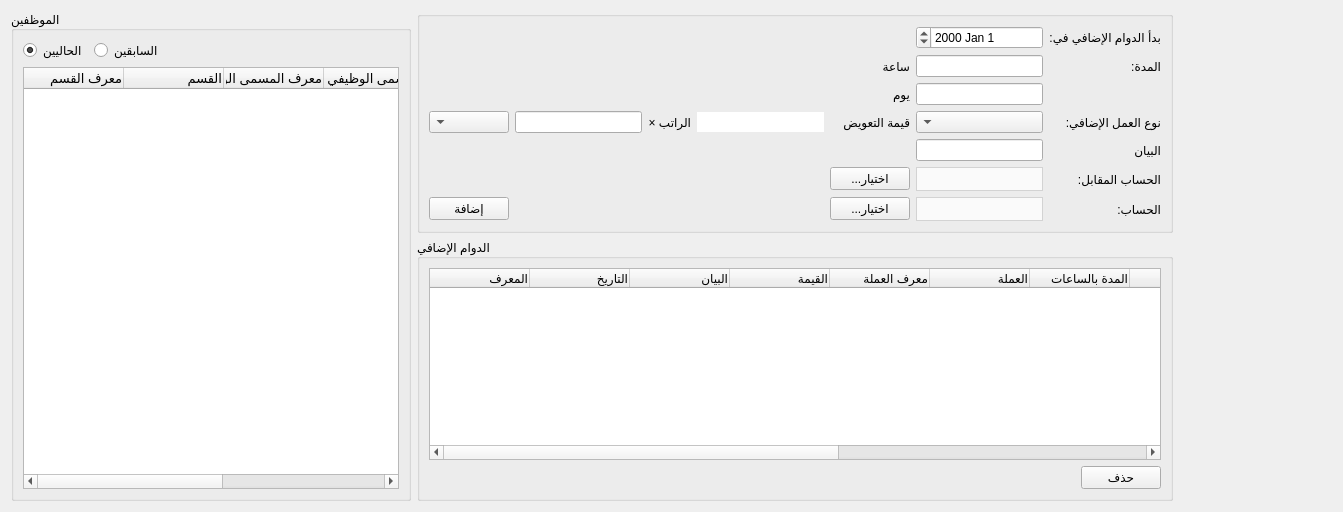
      <widget class="QWidget" name="tab_11">
       <attribute name="title">
        <string>الداوم الإضافي</string>
       </attribute>
       <layout class="QGridLayout" name="gridLayout_70">
        <item row="0" column="0" rowspan="2">
         <widget class="QGroupBox" name="employees_groupbox_14">
          <property name="minimumSize">
           <size>
            <width>400</width>
            <height>0</height>
           </size>
          </property>
          <property name="title">
           <string>الموظفين</string>
          </property>
          <layout class="QGridLayout" name="gridLayout_65">
           <item row="0" column="0">
            <widget class="QRadioButton" name="extra_current_employees">
             <property name="text">
              <string>الحاليين</string>
             </property>
             <property name="checked">
              <bool>true</bool>
             </property>
            </widget>
           </item>
           <item row="0" column="1">
            <widget class="QRadioButton" name="extra_resigned_employees">
             <property name="text">
              <string>السابقين</string>
             </property>
            </widget>
           </item>
           <item row="0" column="2">
            <spacer name="horizontalSpacer_40">
             <property name="orientation">
              <enum>Qt::Horizontal</enum>
             </property>
             <property name="sizeHint" stdset="0">
              <size>
               <width>124</width>
               <height>20</height>
              </size>
             </property>
            </spacer>
           </item>
           <item row="1" column="0" colspan="3">
            <widget class="QTreeWidget" name="extras_employees_tree">
             <property name="font">
              <font>
               <pointsize>10</pointsize>
              </font>
             </property>
             <property name="alternatingRowColors">
              <bool>false</bool>
             </property>
             <property name="verticalScrollMode">
              <enum>QAbstractItemView::ScrollPerPixel</enum>
             </property>
             <column>
              <property name="text">
               <string>معرف القسم</string>
              </property>
              <property name="textAlignment">
               <set>AlignTrailing|AlignVCenter</set>
              </property>
             </column>
             <column>
              <property name="text">
               <string>القسم</string>
              </property>
              <property name="textAlignment">
               <set>AlignTrailing|AlignVCenter</set>
              </property>
             </column>
             <column>
              <property name="text">
               <string>معرف المسمى الوظيفي</string>
              </property>
              <property name="textAlignment">
               <set>AlignTrailing|AlignVCenter</set>
              </property>
             </column>
             <column>
              <property name="text">
               <string>المسمى الوظيفي</string>
              </property>
              <property name="textAlignment">
               <set>AlignTrailing|AlignVCenter</set>
              </property>
             </column>
             <column>
              <property name="text">
               <string>معرف الموظف</string>
              </property>
              <property name="textAlignment">
               <set>AlignTrailing|AlignVCenter</set>
              </property>
             </column>
             <column>
              <property name="text">
               <string>الموظف</string>
              </property>
              <property name="textAlignment">
               <set>AlignTrailing|AlignVCenter</set>
              </property>
             </column>
             <column>
              <property name="text">
               <string>تاريخ الاستقالة</string>
              </property>
              <property name="textAlignment">
               <set>AlignTrailing|AlignVCenter</set>
              </property>
             </column>
            </widget>
           </item>
          </layout>
         </widget>
        </item>
        <item row="0" column="2">
         <spacer name="horizontalSpacer_26">
          <property name="orientation">
           <enum>Qt::Horizontal</enum>
          </property>
          <property name="sizeType">
           <enum>QSizePolicy::Expanding</enum>
          </property>
          <property name="sizeHint" stdset="0">
           <size>
            <width>159</width>
            <height>20</height>
           </size>
          </property>
         </spacer>
        </item>
        <item row="1" column="1">
         <widget class="QGroupBox" name="employees_groupbox_15">
          <property name="title">
           <string>الدوام الإضافي</string>
          </property>
          <layout class="QGridLayout" name="gridLayout_69">
           <item row="1" column="1">
            <widget class="QPushButton" name="extra_delete_btn">
             <property name="text">
              <string>حذف</string>
             </property>
            </widget>
           </item>
           <item row="0" column="0" colspan="2">
            <widget class="QTableWidget" name="extras_table">
             <property name="enabled">
              <bool>true</bool>
             </property>
             <property name="selectionBehavior">
              <enum>QAbstractItemView::SelectRows</enum>
             </property>
             <property name="verticalScrollMode">
              <enum>QAbstractItemView::ScrollPerPixel</enum>
             </property>
             <property name="horizontalScrollMode">
              <enum>QAbstractItemView::ScrollPerPixel</enum>
             </property>
             <attribute name="horizontalHeaderStretchLastSection">
              <bool>true</bool>
             </attribute>
             <column>
              <property name="text">
               <string>المعرف</string>
              </property>
              <property name="textAlignment">
               <set>AlignTrailing|AlignVCenter</set>
              </property>
             </column>
             <column>
              <property name="text">
               <string>التاريخ</string>
              </property>
              <property name="textAlignment">
               <set>AlignTrailing|AlignVCenter</set>
              </property>
             </column>
             <column>
              <property name="text">
               <string>البيان</string>
              </property>
              <property name="textAlignment">
               <set>AlignTrailing|AlignVCenter</set>
              </property>
             </column>
             <column>
              <property name="text">
               <string>القيمة</string>
              </property>
              <property name="textAlignment">
               <set>AlignTrailing|AlignVCenter</set>
              </property>
             </column>
             <column>
              <property name="text">
               <string>معرف العملة</string>
              </property>
              <property name="textAlignment">
               <set>AlignTrailing|AlignVCenter</set>
              </property>
             </column>
             <column>
              <property name="text">
               <string>العملة</string>
              </property>
              <property name="textAlignment">
               <set>AlignTrailing|AlignVCenter</set>
              </property>
             </column>
             <column>
              <property name="text">
               <string>المدة بالساعات</string>
              </property>
              <property name="textAlignment">
               <set>AlignTrailing|AlignVCenter</set>
              </property>
             </column>
             <column>
              <property name="text">
               <string>المدة بالأيام</string>
              </property>
              <property name="textAlignment">
               <set>AlignTrailing|AlignVCenter</set>
              </property>
             </column>
             <column>
              <property name="text">
               <string>معرف الحساب</string>
              </property>
              <property name="textAlignment">
               <set>AlignTrailing|AlignVCenter</set>
              </property>
             </column>
             <column>
              <property name="text">
               <string>الحساب</string>
              </property>
              <property name="textAlignment">
               <set>AlignTrailing|AlignVCenter</set>
              </property>
             </column>
             <column>
              <property name="text">
               <string>معرف الحساب المقابل</string>
              </property>
              <property name="textAlignment">
               <set>AlignTrailing|AlignVCenter</set>
              </property>
             </column>
             <column>
              <property name="text">
               <string>الحساب المقابل</string>
              </property>
              <property name="textAlignment">
               <set>AlignTrailing|AlignVCenter</set>
              </property>
             </column>
             <column>
              <property name="text">
               <string>الحالة</string>
              </property>
              <property name="textAlignment">
               <set>AlignTrailing|AlignVCenter</set>
              </property>
             </column>
            </widget>
           </item>
           <item row="1" column="0">
            <spacer name="horizontalSpacer_25">
             <property name="orientation">
              <enum>Qt::Horizontal</enum>
             </property>
             <property name="sizeType">
              <enum>QSizePolicy::Expanding</enum>
             </property>
             <property name="sizeHint" stdset="0">
              <size>
               <width>646</width>
               <height>20</height>
              </size>
             </property>
            </spacer>
           </item>
          </layout>
         </widget>
        </item>
        <item row="0" column="1">
         <widget class="QGroupBox" name="groupBox_14">
          <property name="layoutDirection">
           <enum>Qt::RightToLeft</enum>
          </property>
          <property name="title">
           <string/>
          </property>
          <layout class="QGridLayout" name="gridLayout_68">
           <item row="4" column="0">
            <widget class="QLabel" name="label_61">
             <property name="text">
              <string>نوع العمل الإضافي:</string>
             </property>
            </widget>
           </item>
           <item row="7" column="0">
            <widget class="QLabel" name="label_57">
             <property name="text">
              <string>الحساب:</string>
             </property>
            </widget>
           </item>
           <item row="0" column="0">
            <widget class="QLabel" name="label_56">
             <property name="text">
              <string>بدأ الدوام الإضافي في:</string>
             </property>
            </widget>
           </item>
           <item row="5" column="1">
            <widget class="QLineEdit" name="extra_statement_input">
             <property name="enabled">
              <bool>true</bool>
             </property>
             <property name="styleSheet">
              <string notr="true"/>
             </property>
            </widget>
           </item>
           <item row="4" column="6">
            <widget class="QLineEdit" name="extra_value_input">
             <property name="enabled">
              <bool>true</bool>
             </property>
             <property name="styleSheet">
              <string notr="true"/>
             </property>
            </widget>
           </item>
           <item row="0" column="1">
            <widget class="QDateEdit" name="extra_date_input"/>
           </item>
           <item row="7" column="1">
            <widget class="QComboBox" name="extra_account_combobox">
             <property name="styleSheet">
              <string notr="true">QComboBox {
        background-color: #fafafa;
        border: 1px solid lightgrey;		
		height: 22px;
		color: black;
    }
    QComboBox::drop-down {
        border: none;
    }</string>
             </property>
             <property name="editable">
              <bool>false</bool>
             </property>
            </widget>
           </item>
           <item row="4" column="7">
            <widget class="QComboBox" name="extra_currency_combobox"/>
           </item>
           <item row="2" column="1">
            <widget class="QLineEdit" name="extra_duration_days_input">
             <property name="enabled">
              <bool>true</bool>
             </property>
             <property name="styleSheet">
              <string notr="true"/>
             </property>
            </widget>
           </item>
           <item row="1" column="1">
            <widget class="QLineEdit" name="extra_duration_hours_input"/>
           </item>
           <item row="5" column="0">
            <widget class="QLabel" name="label_50">
             <property name="text">
              <string>البيان</string>
             </property>
            </widget>
           </item>
           <item row="4" column="1">
            <widget class="QComboBox" name="extra_type_combobox"/>
           </item>
           <item row="7" column="7">
            <widget class="QPushButton" name="add_extra_btn">
             <property name="enabled">
              <bool>true</bool>
             </property>
             <property name="text">
              <string>إضافة</string>
             </property>
            </widget>
           </item>
           <item row="7" column="2">
            <widget class="QPushButton" name="extra_account_btn">
             <property name="text">
              <string>...اختيار</string>
             </property>
            </widget>
           </item>
           <item row="4" column="5">
            <widget class="QLabel" name="label_68">
             <property name="text">
              <string>الراتب ×</string>
             </property>
            </widget>
           </item>
           <item row="1" column="0">
            <widget class="QLabel" name="label_27">
             <property name="text">
              <string>المدة:</string>
             </property>
            </widget>
           </item>
           <item row="4" column="4">
            <widget class="QLineEdit" name="extra_rate_input">
             <property name="enabled">
              <bool>false</bool>
             </property>
             <property name="styleSheet">
              <string notr="true">background-color:white;
color:black;
border-style: none;
height:20;</string>
             </property>
            </widget>
           </item>
           <item row="6" column="0">
            <widget class="QLabel" name="label_58">
             <property name="text">
              <string>الحساب المقابل:</string>
             </property>
            </widget>
           </item>
           <item row="6" column="1">
            <widget class="QComboBox" name="extra_opposite_account_combobox">
             <property name="styleSheet">
              <string notr="true">QComboBox {
        background-color: #fafafa;
        border: 1px solid lightgrey;		
		height: 22px;
		color: black;
    }
    QComboBox::drop-down {
        border: none;
    }</string>
             </property>
            </widget>
           </item>
           <item row="6" column="2">
            <widget class="QPushButton" name="extra_opposite_account_btn">
             <property name="text">
              <string>...اختيار</string>
             </property>
            </widget>
           </item>
           <item row="1" column="2">
            <widget class="QLabel" name="label_55">
             <property name="text">
              <string>ساعة</string>
             </property>
            </widget>
           </item>
           <item row="2" column="2">
            <widget class="QLabel" name="label_51">
             <property name="text">
              <string>يوم</string>
             </property>
            </widget>
           </item>
           <item row="4" column="2">
            <widget class="QLabel" name="label_49">
             <property name="text">
              <string>قيمة التعويض</string>
             </property>
            </widget>
           </item>
          </layout>
         </widget>
        </item>
       </layout>
      </widget>
